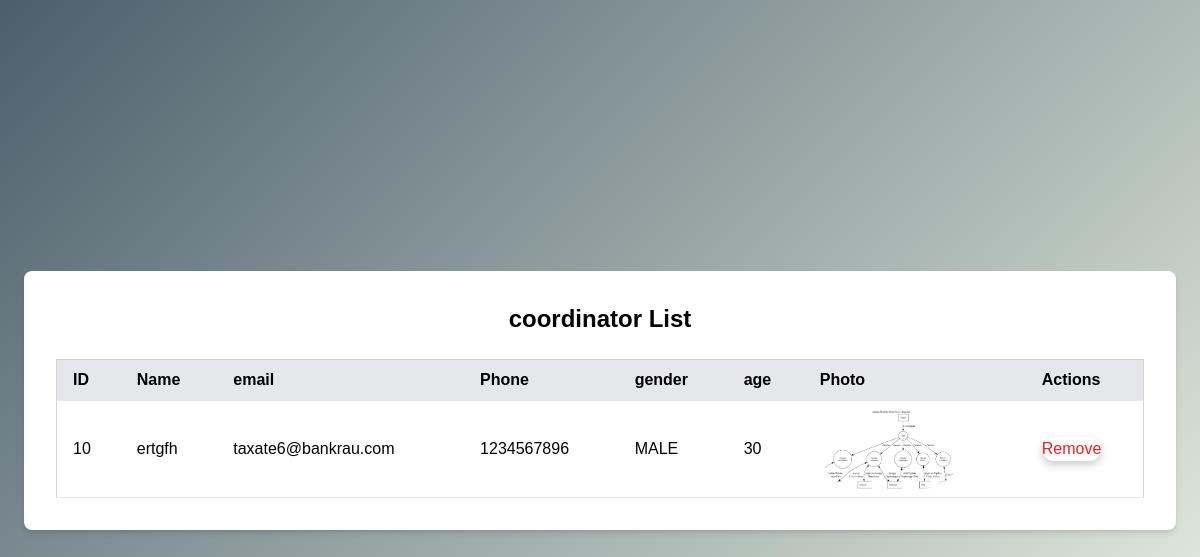
Page /list_1/ on the committed database.
### sharebite/models.py (models this page shows, shortened)
class coordinator(models.Model):
    name=models.CharField(max_length=25,null=True,blank=True)
    email=models.EmailField(unique=True,null=True)
    number=models.IntegerField(null=True)
    password=models.CharField(max_length=100,null=True)
    image=models.ImageField(upload_to="userimg",null=True,blank=True)
    gender_choices=(
        ('MALE','male'),
        ('FEMALE','female')
    )
    gender=models.CharField(max_length=30,null=True,blank=True,choices=gender_choices)
    age=models.IntegerField(null=True,blank=True)

### sharebite/views.py (the view)
# urls.py: path('list_1/', views.list_1, name='list_1'),
def list_1(request):
    user=coordinator.objects.all()
    return render(request,'list3.html',{'user':user})

### sharebite/templates/list3.html (shortened to what this page needs)
<!DOCTYPE html>
<html lang="en">
<head>
    <link href="https://cdn.jsdelivr.net/npm/tailwindcss@2.2.19/dist/tailwind.min.css" rel="stylesheet">
</head>
<body class="bg-gray-100">
    <div class="flex flex-col items-center justify-center min-h-screen">
        <div class="bg-white p-8 rounded-lg shadow-md w-full max-w-6xl">
            <h2 class="text-2xl font-bold mb-6 text-center">coordinator List</h2>
            <table class="min-w-full bg-white border border-gray-300">
                <thead>
                    <tr class="bg-gray-200">
                        <th class="py-2 px-4 border-b text-left">ID</th>
                        <th class="py-2 px-4 border-b text-left">Name</th>
                        <th class="py-2 px-4 border-b text-left">email</th>
                        <th class="py-2 px-4 border-b text-left">Phone</th>
                        <th class="py-2 px-4 border-b text-left">gender</th>
                        <th class="py-2 px-4 border-b text-left">age</th>
                        <th class="py-2 px-4 border-b text-left">Photo</th>
                        <th class="py-2 px-4 border-b text-left">Actions</th>
                    </tr>
                </thead>
                <tbody>
                    {% for user in user %}
                    <tr class="hover:bg-gray-100">
                        <td class="py-2 px-4 border-b">{{ user.id }}</td>
                        <td class="py-2 px-4 border-b">{{ user.name }}</td>
                        <td class="py-2 px-4 border-b">{{ user.email }}</td>
                        <td class="py-2 px-4 border-b">{{ user.number }}</td>
                        <td class="py-2 px-4 border-b">{{ user.gender }}</td>
                        <td class="py-2 px-4 border-b">{{ user.age }}</td>
                        <td class="py-2 px-4 border-b">
                            {% if user.image %}
                            <img src="{{ user.image.url }}" alt=" Photo" class="h-20 w-30 rounded-full object-cover">
                            {% else %}
                            <img src="https://static.vecteezy.com/system/resources/previews/020/765/399/non_2x/default-profile-account-unknown-icon-black-silhouette-free-vector.jpg" alt="Default Image" class="h-20 w-30 rounded-full object-cover">
                            {% endif %}
                        </td>
                        <td class="py-2 px-4 border-b">
                            <form method="POST" action="{% url 'list_2' user.id %}" style="display: inline;">
                                <button type="submit" class="btn text-red-600 hover:text-red-800">Remove</button>
                            </form>
                        </td>
                    </tr>
                    {% empty %}
                    <tr>
                        <td colspan="7" class="py-2 px-4 text-center">No coordinators found.</td>
                    </tr>
                    {% endfor %}
                </tbody>
            </table>
        </div>
    </div>
</body>
</html>

### sharebite/templates/list3.html (style rules this page uses)
body { font-family: 'Arial', sans-serif; background: linear-gradient(135deg, #4b5e6b, #f1f8e9); margin: 0; padding: 0; }
.btn { border-radius: 20px; box-shadow: 0 4px 8px rgba(0, 0, 0, 0.2); transition: all 0.3s ease; }

### rows in the picture
coordinator: id "10", name "ertgfh", email "taxate6@bankrau.com", number "1234567896", gender "MALE", age "30", image (picture)
